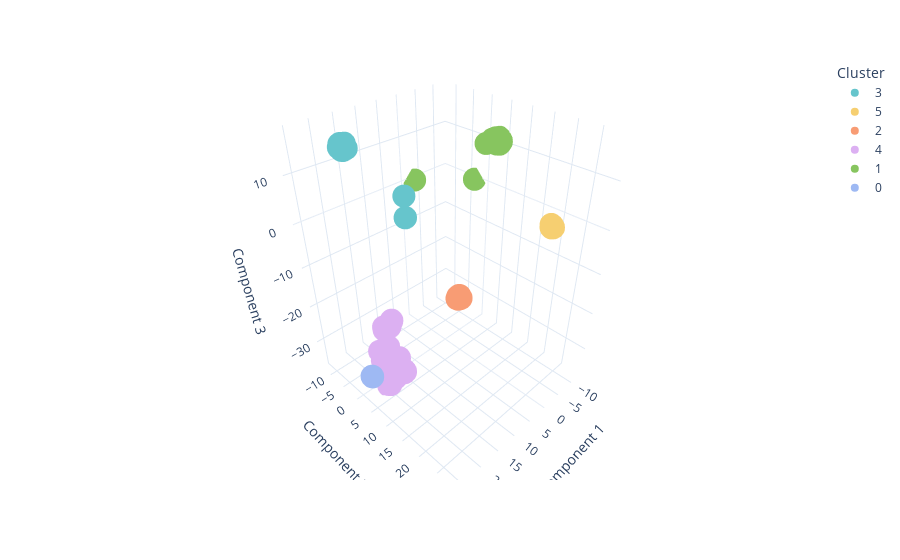

Notebook source saved alongside this figure:
### Markdown cell above
#### Visualize the results

### Code cell
fig = px.scatter_3d(
    data_frame=clust_df,
    x="Component 1",
    y="Component 2",
    z="Component 3",
    color = "Cluster",
    color_discrete_sequence=px.colors.qualitative.Pastel,
    hover_data=[
        "taxon_id",
        "media_id"
    ],
    template="plotly_white"
)
fig.show()

### Figure 1 — Plotly figure (JSON) as saved in the notebook; plotly's stock layout.template omitted (floating-point values rounded to 4 significant figures; data arrays with more than 128 entries replaced by an {"elided": "..."} marker saying what was removed)
{"data": [{"customdata": {"elided": "1219x2 str values"}, "hovertemplate": "Cluster=3<br>Component 1=%{x}<br>Component 2=%{y}<br>Component 3=%{z}<br>taxon_id=%{customdata[0]}<br>media_id=%{customdata[1]}<extra></extra>", "legendgroup": "3", "marker": {"color": "rgb(102, 197, 204)", "symbol": "circle"}, "mode": "markers", "name": "3", "scene": "scene", "showlegend": true, "type": "scatter3d", "x": {"elided": "1219 float values"}, "y": {"elided": "1219 float values"}, "z": {"elided": "1219 float values"}}, {"customdata": {"elided": "299x2 str values"}, "hovertemplate": "Cluster=5<br>Component 1=%{x}<br>Component 2=%{y}<br>Component 3=%{z}<br>taxon_id=%{customdata[0]}<br>media_id=%{customdata[1]}<extra></extra>", "legendgroup": "5", "marker": {"color": "rgb(246, 207, 113)", "symbol": "circle"}, "mode": "markers", "name": "5", "scene": "scene", "showlegend": true, "type": "scatter3d", "x": {"elided": "299 float values"}, "y": {"elided": "299 float values"}, "z": {"elided": "299 float values"}}, {"customdata": {"elided": "360x2 str values"}, "hovertemplate": "Cluster=2<br>Component 1=%{x}<br>Component 2=%{y}<br>Component 3=%{z}<br>taxon_id=%{customdata[0]}<br>media_id=%{customdata[1]}<extra></extra>", "legendgroup": "2", "marker": {"color": "rgb(248, 156, 116)", "symbol": "circle"}, "mode": "markers", "name": "2", "scene": "scene", "showlegend": true, "type": "scatter3d", "x": {"elided": "360 float values"}, "y": {"elided": "360 float values"}, "z": {"elided": "360 float values"}}, {"customdata": {"elided": "2116x2 str values"}, "hovertemplate": "Cluster=4<br>Component 1=%{x}<br>Component 2=%{y}<br>Component 3=%{z}<br>taxon_id=%{customdata[0]}<br>media_id=%{customdata[1]}<extra></extra>", "legendgroup": "4", "marker": {"color": "rgb(220, 176, 242)", "symbol": "circle"}, "mode": "markers", "name": "4", "scene": "scene", "showlegend": true, "type": "scatter3d", "x": {"elided": "2116 float values"}, "y": {"elided": "2116 float values"}, "z": {"elided": "2116 float values"}}, {"customdata": {"elided": "1705x2 str values"}, "hovertemplate": "Cluster=1<br>Component 1=%{x}<br>Component 2=%{y}<br>Component 3=%{z}<br>taxon_id=%{customdata[0]}<br>media_id=%{customdata[1]}<extra></extra>", "legendgroup": "1", "marker": {"color": "rgb(135, 197, 95)", "symbol": "circle"}, "mode": "markers", "name": "1", "scene": "scene", "showlegend": true, "type": "scatter3d", "x": {"elided": "1705 float values"}, "y": {"elided": "1705 float values"}, "z": {"elided": "1705 float values"}}, {"customdata": {"elided": "77x2 str values"}, "hovertemplate": "Cluster=0<br>Component 1=%{x}<br>Component 2=%{y}<br>Component 3=%{z}<br>taxon_id=%{customdata[0]}<br>media_id=%{customdata[1]}<extra></extra>", "legendgroup": "0", "marker": {"color": "rgb(158, 185, 243)", "symbol": "circle"}, "mode": "markers", "name": "0", "scene": "scene", "showlegend": true, "type": "scatter3d", "x": [25.49, 25.48, 25.51, 25.48, 25.54, 25.45, 25.47, 25.51, 25.46, 25.51, 25.47, 25.46, 25.48, 25.51, 25.44, 25.46, 25.46, 25.53, 25.53, 25.51, 25.53, 25.51, 25.44, 25.53, 25.45, 25.47, 25.5, 25.53, 25.52, 25.49, 25.47, 25.54, 25.45, 25.53, 25.46, 25.53, 25.5, 25.5, 25.51, 25.45, 25.47, 25.48, 25.5, 25.54, 25.45, 25.5, 25.45, 25.54, 25.44, 25.53, 25.51, 25.5, 25.53, 25.5, 25.53, 25.44, 25.45, 25.54, 25.44, 25.49, 25.52, 25.54, 25.54, 25.44, 25.49, 25.5, 25.49, 25.54, 25.45, 25.5, 25.51, 25.51, 25.5, 25.53, 25.44, 25.49, 25.49], "y": [5.033, 5.094, 5.073, 5.094, 5.112, 5.053, 5.038, 5.098, 5.034, 5.073, 5.073, 5.084, 5.025, 5.096, 5.07, 5.091, 5.09, 5.141, 5.08, 5.113, 5.062, 5.093, 5.018, 5.089, 5.032, 5.086, 5.102, 5.07, 5.107, 5.045, 5.045, 5.13, 5.023, 5.123, 5.066, 5.134, 5.048, 5.029, 5.021, 5.057, 5.033, 5.08, 5.113, 5.141, 5.021, 5.107, 5.09, 5.062, 5.083, 5.123, 5.059, 5.0, 5.091, 5.112, 5.135, 5.063, 5.042, 5.066, 5.063, 5.134, 5.084, 5.139, 5.131, 5.029, 5.106, 5.099, 5.029, 5.063, 5.053, 5.108, 5.107, 5.048, 5.119, 5.132, 5.025, 5.09, 5.082], "z": [-27.86, -27.89, -27.84, -27.89, -27.84, -27.9, -27.88, -27.86, -27.89, -27.85, -27.91, -28.0, -27.87, -27.85, -27.91, -28.0, -28.0, -27.88, -27.83, -27.88, -27.83, -27.85, -27.91, -27.84, -27.9, -27.91, -27.86, -27.82, -27.85, -27.86, -27.88, -27.86, -27.9, -27.86, -27.9, -27.87, -27.84, -27.85, -27.84, -27.9, -27.89, -27.89, -27.88, -27.87, -27.9, -27.86, -28.01, -27.81, -27.92, -27.86, -27.85, -27.84, -27.83, -27.9, -27.87, -27.91, -27.9, -27.82, -27.91, -27.9, -27.83, -27.86, -27.86, -27.89, -27.9, -27.87, -27.86, -27.81, -27.9, -27.89, -27.88, -27.84, -27.89, -27.86, -27.91, -27.87, -27.87]}], "layout": {"legend": {"title": {"text": "Cluster"}, "tracegroupgap": 0}, "margin": {"t": 60}, "scene": {"domain": {"x": [0, 1], "y": [0, 1]}, "xaxis": {"title": {"text": "Component 1"}}, "yaxis": {"title": {"text": "Component 2"}}, "zaxis": {"title": {"text": "Component 3"}}}}}
